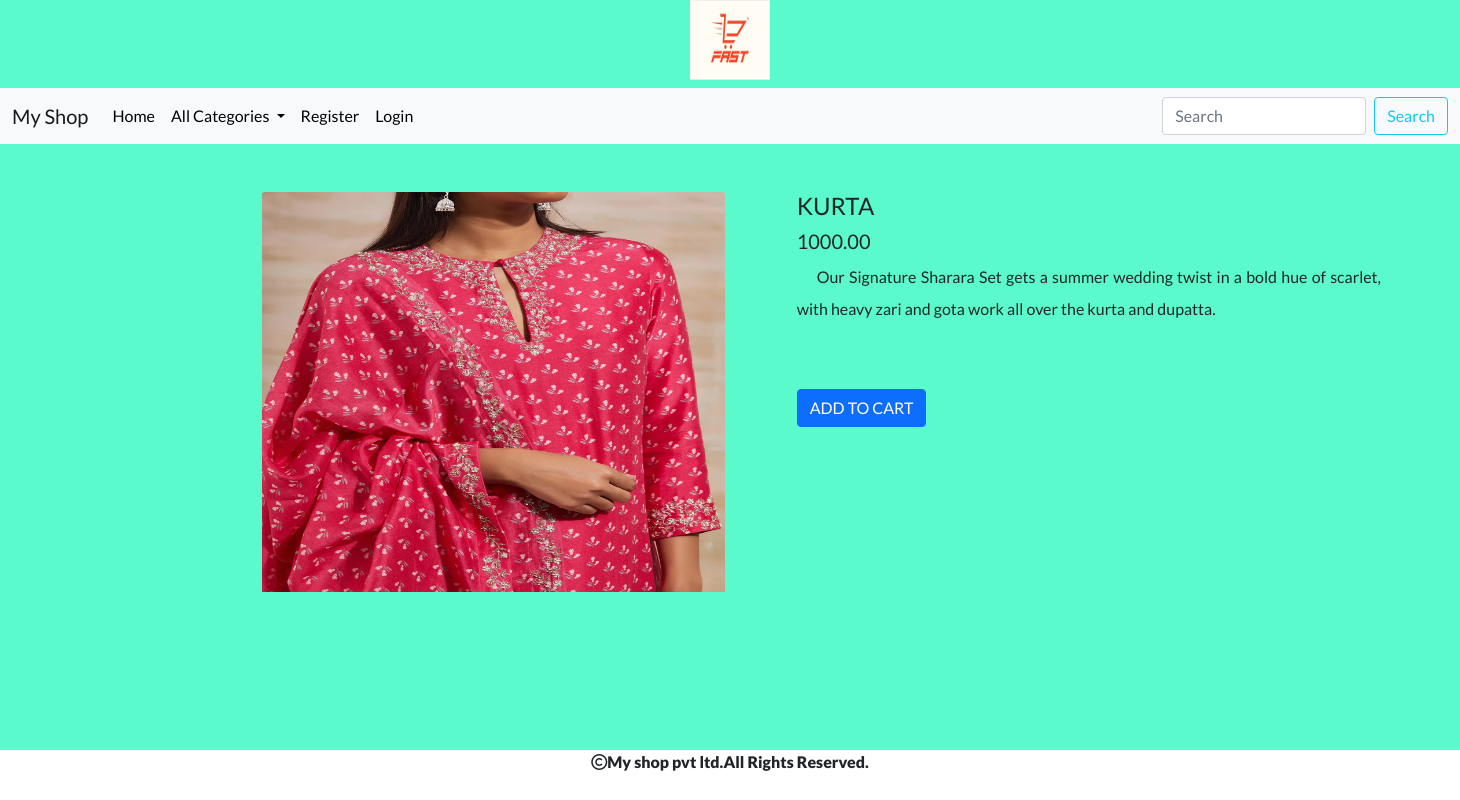
/productdetails/KURTA, run on the app's committed database.
### shop/models.py (models this page shows, shortened)
class Product(models.Model):
    name = models.CharField(max_length=200)
    desc = models.TextField()
    images = models.ImageField(upload_to="shop/products", blank=True, null=True)
    price=models.DecimalField(max_digits=10,decimal_places=2)
    category=models.ForeignKey(Category,on_delete=models.CASCADE)
    stock=models.IntegerField()
    available=models.BooleanField(default=True)
    created=models.DateTimeField(auto_now_add=True)
    updated=models.DateTimeField(auto_now=True)

### shop/views.py (the view)
# urls.py: path('productdetails/<str:p>',views.productdetails,name="productdetails"),
def productdetails(request,p):
    p=Product.objects.get(name=p)
    return render(request,'productdetails.html',{'p':p})

### cart/context_processors.py (called while the page is built, shortened)
def product_count(request):
    item_count=0
    return {'count':item_count}

### shop/context_processors.py (called while the page is built)
def menu_links(request):
    c=Category.objects.all()
    return {'links':c}

### templates/productdetails.html (shortened to what this page needs)
{% extends 'base.html' %}
{% load static %}
{% block content %}
<div class="container-fluid mt-5" style="margin-bottom:60px;margin-left:250px;">
    <div class="row">
<div class="col-sm-4">
  <img src="{{p.images.url}}" class="card-img-top" alt="..." height="400px" width="140px"></div>
  <div class="col-sm-5 mx-5">
    <h4 >{{p.name}}</h4>
    <h5>{{p.price}}</h5>
      <p style="text-indent:20px;line-height:2;text-align:justify">{{p.desc}}</p>
      {% if user.is_superuser == False %}
      {% if p.stock <= 0 %}
      <h4>OUT OF STOCK</h4>
      {% else %}
    <a href="{% url 'cart:addtocart' p.name %}" class="btn btn-primary mt-5" >ADD TO CART</a>
      {% endif %}
{% endif %}
  </div>
 </div>
    </div>
{% endblock %}

### static/css/style1.css (style rules this page uses)
body { background-color:#5afacd; font-family: 'Lato', sans-serif; }

### data on the page
Product: images (picture), name "KURTA", price "1000.00", desc "Our Signature Sharara Set gets a summer wedding twist in a bold hue of scarlet, with heavy zari and gota work all over the kurta and dupatta."
